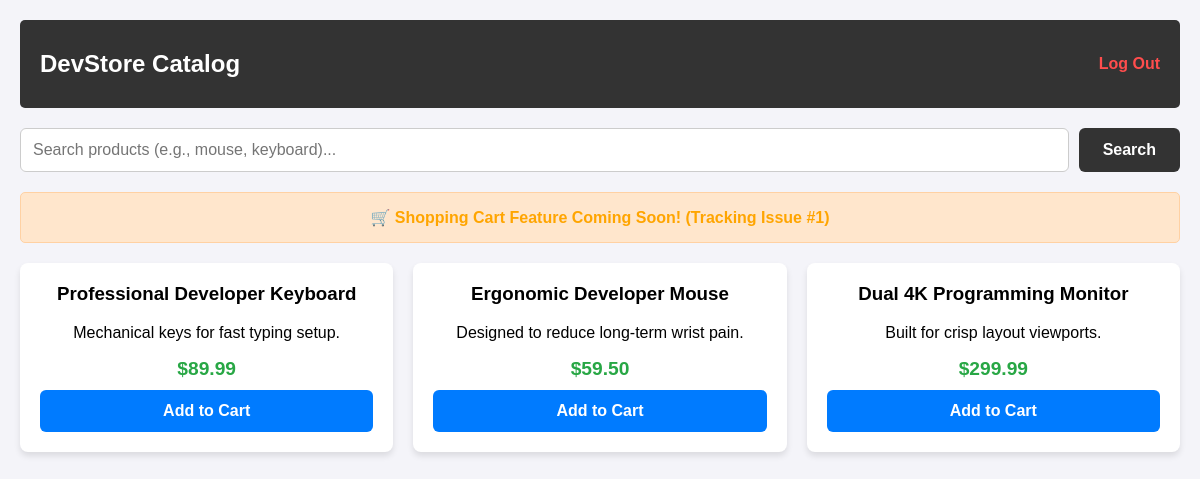
The page / (signed in) on the database its author committed.
### tables this page shows
CREATE TABLE products (
                id INTEGER PRIMARY KEY AUTOINCREMENT,
                name TEXT NOT NULL,
                description TEXT,
                price REAL NOT NULL
            );

### app.py (the view)
@app.route('/')
def storefront():
    if 'user_id' not in session:
        return redirect(url_for('login'))
    search_query = request.args.get('search', '').strip()
    db = get_db()
    if search_query:
        query = "SELECT * FROM products WHERE name LIKE ? OR description LIKE ?"
        products = db.execute(query, (f'%{search_query}%', f'%{search_query}%')).fetchall()
    else:
        products = db.execute("SELECT * FROM products").fetchall()
    return render_template('store.html', products=products, search_query=search_query)

### app.py (called while the page is built)
def get_db():
    conn = sqlite3.connect(DATABASE)
    conn.row_factory = sqlite3.Row
    return conn

### templates/store.html (shortened to what this page needs)
<!DOCTYPE html>
<html lang="en">
<head>
</head>
<body>
    <div class="header">
        <h2>DevStore Catalog</h2>
        <a href="/logout">Log Out</a>
    </div>
    <form action="" method="GET" class="search-container">
        <input type="text" name="search" placeholder="Search products (e.g., mouse, keyboard)..." value="{{ search_query }}" class="search-input">
        <button type="submit" class="search-btn">Search</button>
    </form>
    <div class="banner">
        🛒 Shopping Cart Feature Coming Soon! (Tracking Issue #1)
    </div>
    <div class="catalog">
        {% for product in products %}
        <div class="card">
            <h3>{{ product.name }}</h3>
            <p>{{ product.description }}</p>
            <div class="price">${{ "%.2f"|format(product.price) }}</div>
            <button class="buy-btn">Add to Cart</button>
        </div>
        {% else %}
        <div class="no-results">
            🔍 No products found matching your search.
        </div>
        {% endfor %}
    </div>
</body>
</html>

### templates/store.html (style rules this page uses)
body { font-family: Arial, sans-serif; background-color: #f4f4f9; margin: 0; padding: 20px; }
.header { display: flex; justify-content: space-between; align-items: center; background-color: #333; color: white; padding: 10px 20px; border-radius: 5px; }
.header a { color: #ff4d4d; text-decoration: none; font-weight: bold; }
.search-container { display: flex; gap: 10px; margin: 20px 0 10px 0; }
.search-input { flex: 1; padding: 12px; border: 1px solid #ccc; border-radius: 6px; font-size: 16px; }
.search-btn { background-color: #333; color: white; border: none; padding: 12px 24px; border-radius: 6px; font-size: 16px; font-weight: bold; cursor: pointer; }
.banner { color: orange; font-weight: bold; background-color: #ffe6cc; padding: 15px; border-radius: 5px; text-align: center; margin: 20px 0; border: 1px solid #ffd1a3; }
.catalog { display: grid; grid-template-columns: repeat(auto-fit, minmax(250px, 1fr)); gap: 20px; margin-top: 20px; }
.card { background: white; padding: 20px; border-radius: 8px; box-shadow: 0 4px 6px rgba(0,0,0,0.1); text-align: center; }
.card h3 { margin-top: 0; }
.price { font-size: 1.2em; color: #28a745; font-weight: bold; margin: 10px 0; }
.buy-btn { background-color: #007bff; color: white; border: none; padding: 12px; border-radius: 6px; font-size: 16px; font-weight: bold; cursor: pointer; width: 100%; transition: background-color 0.2s; }

### rows shown on the page
products: name "Professional Developer Keyboard", description "Mechanical keys for fast typing setup.", price "89.99"
products: name "Ergonomic Developer Mouse", description "Designed to reduce long-term wrist pain.", price "59.50"
products: name "Dual 4K Programming Monitor", description "Built for crisp layout viewports.", price "299.99"
